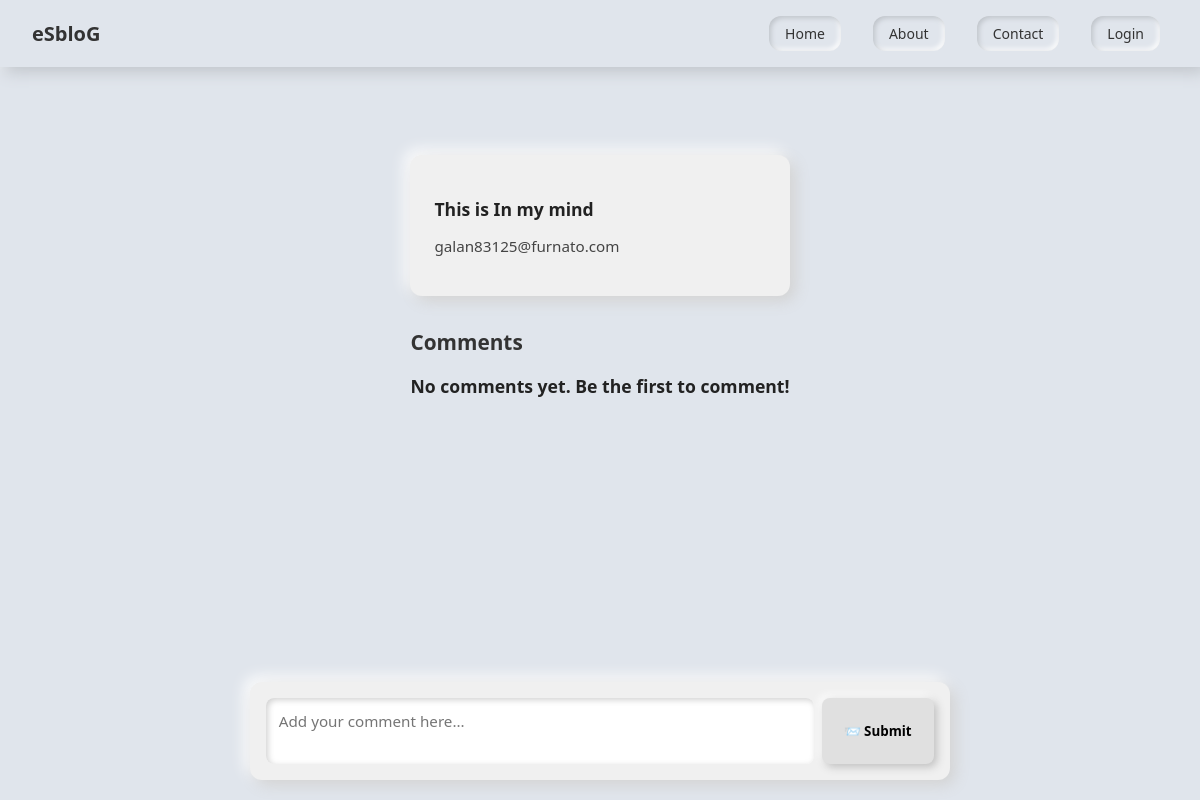
Before: /dashboard/add_comment/11/ with the older database file.
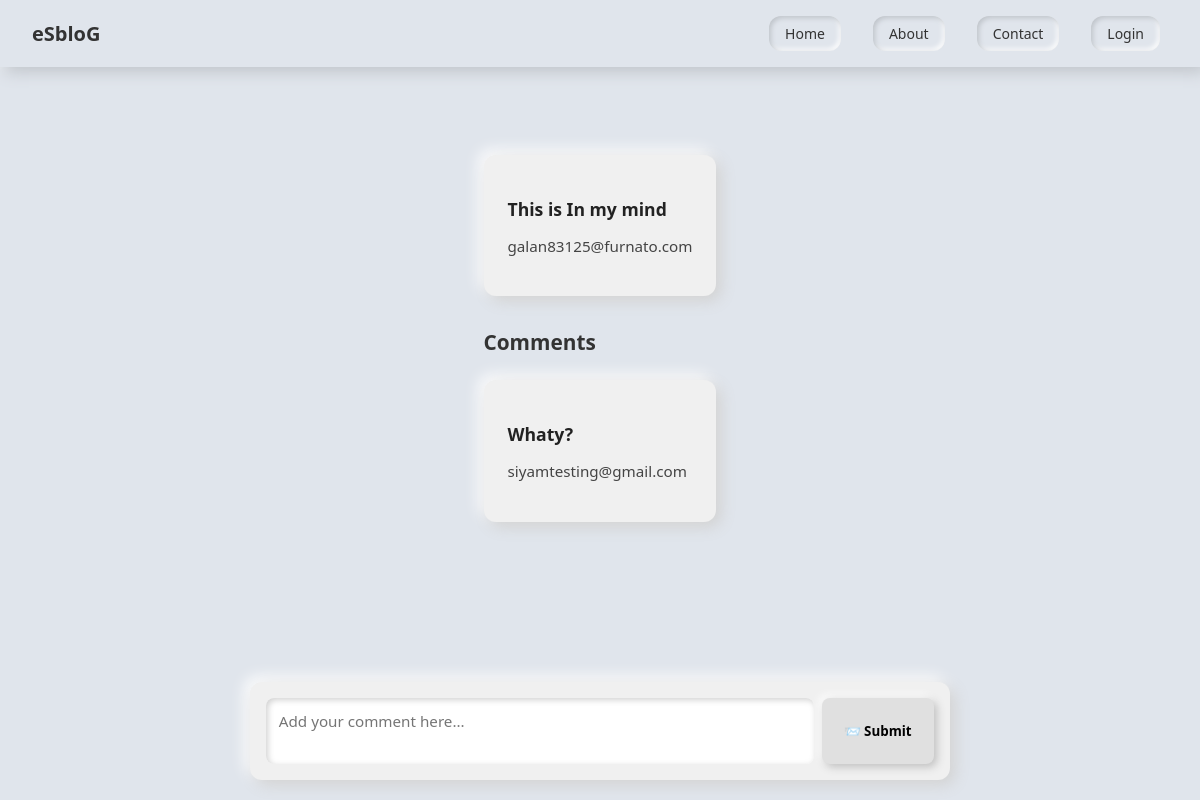
After: the same page with the newer database file.
### dashboard/models.py (models this page shows, shortened)
class User_comment(models.Model):
    id = models.AutoField(primary_key=True)
    post = models.ForeignKey(User_posts, on_delete=models.CASCADE, related_name="comments")
    user = models.ForeignKey(Login_info_new_p, on_delete=models.CASCADE, related_name="comments")
    comment = models.CharField(max_length=200)
    created_at = models.DateTimeField(auto_now_add=True)

class Login_info_new_p(models.Model):
    fname = models.CharField(max_length=100,default="Mr.")
    lname = models.CharField(max_length=100,default="Unknown")
    email = models.EmailField(max_length=50)
    password = models.CharField(max_length=50)
    def __str__(self):
        return self.email

### dashboard/views.py (the view, shortened to what this page needs)
# urls.py: path('add_comment/<int:post_id>/', views.add_comment, name="add_comment"),
def add_comment(request, post_id):
    post = User_posts.objects.get(id=post_id)
    comments = post.comments.all().order_by("-created_at")
    return render(request, "dashboard/comment.html", {"post": post, "comments": comments})

### dashboard/templates/dashboard/comment.html (shortened to what this page needs)
{% include 'dashboard/header.html' %}
<div class="comment-container">
    <div class="post-card">
        <h3 class="content">{{ post.post }}</h3>
        <p class="username">{{ post.u_name }}</p>
    </div>
    <h4 class="comment-section-title">Comments</h4>
    {% for comment in comments %}
    <div class="post-card">
        <h3 class="content">{{ comment.comment }}</h3>
        <p class="username">{{ comment.user }}</p>
    </div>
    {% empty %}
    <p class="content">No comments yet. Be the first to comment!</p>
    {% endfor %}
</div>
<div class="form">
    <form method="POST" action="{% url 'add_comment' post.id %}" style="display: flex; width: 100%; gap: 0.5rem;">
        <textarea name="comment" rows="2" placeholder="Add your comment here..." required></textarea>
        <button type="submit">📨 Submit</button>
    </form>
</div>
{% include 'dashboard/footer.html' %}

Changed rows visible on the page:
added User_comment: comment "Whaty?", user "siyamtesting@gmail.com"
Other visible differences:
text no longer shown: "No comments yet. Be the first to comment!"
